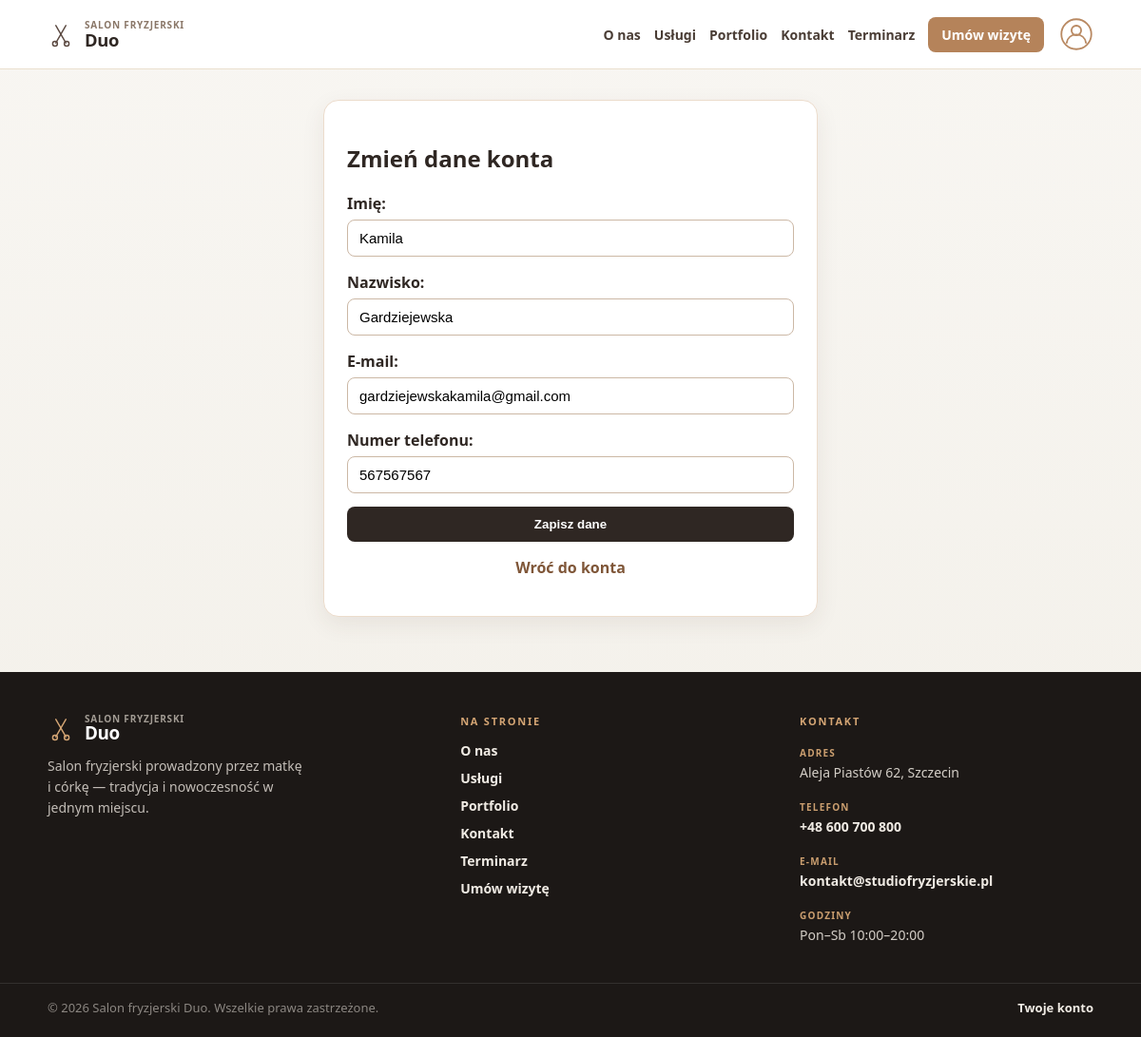
Page /account/update/ (signed in) on the committed database.
### accounts/models.py (models this page shows, shortened)
class User(AbstractUser):
    ROLE_CHOICES = [
        ('client', 'Klient'),
        ('employee', 'Pracownik salonu'),
    ]
    phone_number = models.CharField(max_length=20, blank=True)
    role = models.CharField(
        max_length=20,
        choices=ROLE_CHOICES,
        default='client'
    )

### accounts/views.py (the view)
# urls.py: path('account/update/', account_update_view, name='account_update'),
@login_required
def account_update_view(request):
    if request.method == 'POST':
        form = AccountUpdateForm(request.POST, instance=request.user)
        if form.is_valid():
            form.save()
            messages.success(request, 'Dane konta zostały zaktualizowane.')
            return redirect('dashboard')
    else:
        form = AccountUpdateForm(instance=request.user)
    return render(request, 'accounts/account_update.html', {'form': form})

### accounts/forms.py (shortened to what this page needs)
class AccountUpdateForm(forms.ModelForm):
    class Meta:
        model = User
        fields = ['first_name', 'last_name', 'email', 'phone_number']
        labels = {
            'first_name': 'Imię',
            'last_name': 'Nazwisko',
            'email': 'E-mail',
            'phone_number': 'Numer telefonu',
        }

### templates/accounts/account_update.html (shortened to what this page needs)
{% extends "base.html" %}
{% block content %}
<section class="auth-wrapper">
    <div class="card">
        <h1>Zmień dane konta</h1>
        <form method="post">
            {{ form.as_p }}
            <button type="submit">Zapisz dane</button>
        </form>
        <p class="form-link"><a href="{% url 'dashboard' %}">Wróć do konta</a></p>
    </div>
</section>
{% endblock %}

### static/css/style.css (style rules this page uses)
* { box-sizing: border-box; }
html { height: 100%; }
body { margin: 0; min-height: 100%; display: flex; flex-direction: column; font-family: "Segoe UI", Tahoma, Arial, sans-serif; background: linear-gradient(180deg, #f8f6f2 0%, #f2efe8 100%); color: #2f2723; }
.hero-text, .hero-card, .section-card, .card { background: #fff; border: 1px solid #ecdccc; border-radius: 16px; box-shadow: 0 8px 24px rgba(71, 48, 33, 0.08); padding: 24px; }
.auth-wrapper { min-height: 70vh; display: flex; justify-content: center; align-items: center; }
.card { width: min(520px, 100%); }
form p { margin-bottom: 14px; }
label { display: block; margin-bottom: 6px; font-weight: 700; }
input, select, textarea { width: 100%; padding: 10px 12px; border: 1px solid #ccb8a5; border-radius: 8px; background: #fff; font-size: 15px; }
button { width: 100%; padding: 11px 12px; border-radius: 8px; border: none; background: #2f2723; color: #fff; font-weight: 700; cursor: pointer; }
.form-link { text-align: center; margin-top: 16px; }
.form-link a { color: #7f5638; font-weight: 700; text-decoration: none; }

### rows in the picture
User: first_name "Kamila", last_name "Gardziejewska", email "gardziejewskakamila@gmail.com", phone_number "567567567"
